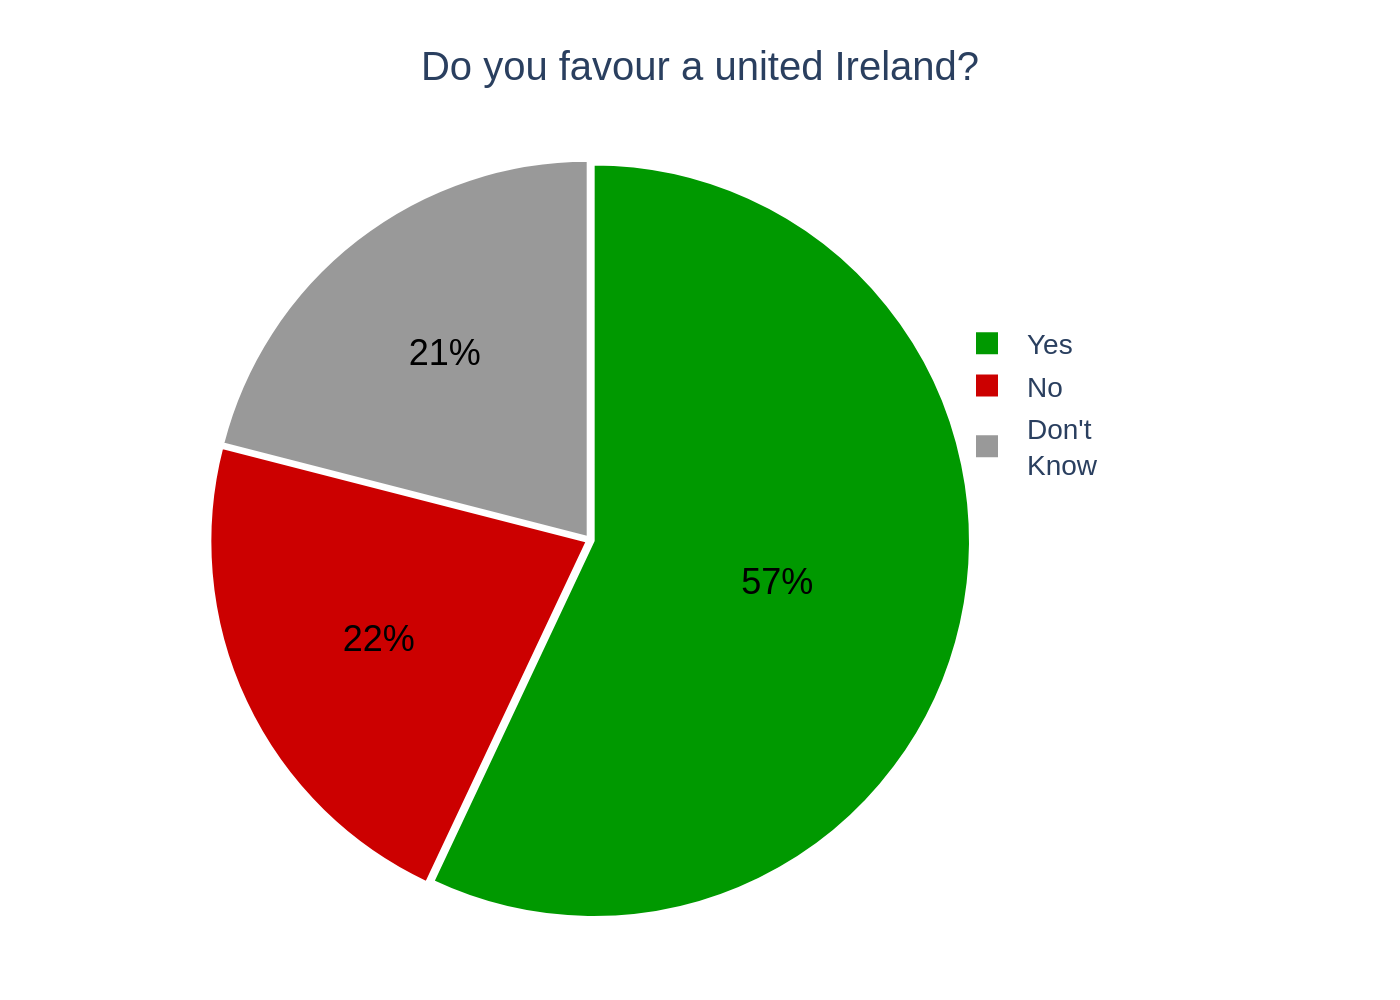

The Python source for this figure:
import sys
import json
import pathlib
import plotly.graph_objects as go

# Check for command-line argument
if len(sys.argv) != 2:
    print("Usage: python generate_chart.py <path_to_json>")
    sys.exit(1)

# Get JSON file path from command-line argument
json_path = sys.argv[1]

# Read data from the JSON file
try:
    with open(json_path, 'r', encoding='utf-8') as f:
        chart_info = json.load(f)
except FileNotFoundError:
    print(f"Error: JSON file not found at {json_path}")
    sys.exit(1)
except json.JSONDecodeError:
    print(f"Error: Could not decode JSON from {json_path}")
    sys.exit(1)

# Extract data for the chart
data = chart_info.get('chart_data', [])
texts = chart_info.get('texts', {})
colors = chart_info.get('colors', [])

labels = [item['label'] for item in data]
values = [item['value'] for item in data]

# Create the pie chart trace
pie_trace = go.Pie(
    labels=labels,
    values=values,
    marker=dict(colors=colors, line=dict(color='#FFFFFF', width=1)),
    textinfo='percent',
    hoverinfo='label+percent',
    textfont=dict(size=18, family="Arial", color='black'),
    sort=False,
    direction='clockwise',
    pull=[0.01] * len(values) # Slight pull for better slice separation
)

# Create the figure
fig = go.Figure(data=[pie_trace])

# Update the layout
fig.update_layout(
    title=dict(
        text=texts.get('title'),
        font=dict(size=20, family="Arial"),
        x=0.5,
        xanchor='center'
    ),
    font=dict(
        family="Arial",
        size=14
    ),
    showlegend=True,
    legend=dict(
        x=0.85,
        y=0.8,
        xanchor='left',
        yanchor='top',
        font=dict(size=14),
        bgcolor='rgba(0,0,0,0)' # Transparent background
    ),
    margin=dict(l=40, r=150, t=80, b=40),
    paper_bgcolor='white',
    plot_bgcolor='white'
)

# Determine the output filename from the input JSON path
p = pathlib.Path(json_path)
output_filename = f"{p.stem}.png"

# Write the image to a file
try:
    fig.write_image(output_filename, scale=2)
    print(f"Chart saved to {output_filename}")
except Exception as e:
    print(f"Error saving image: {e}")
    sys.exit(1)
